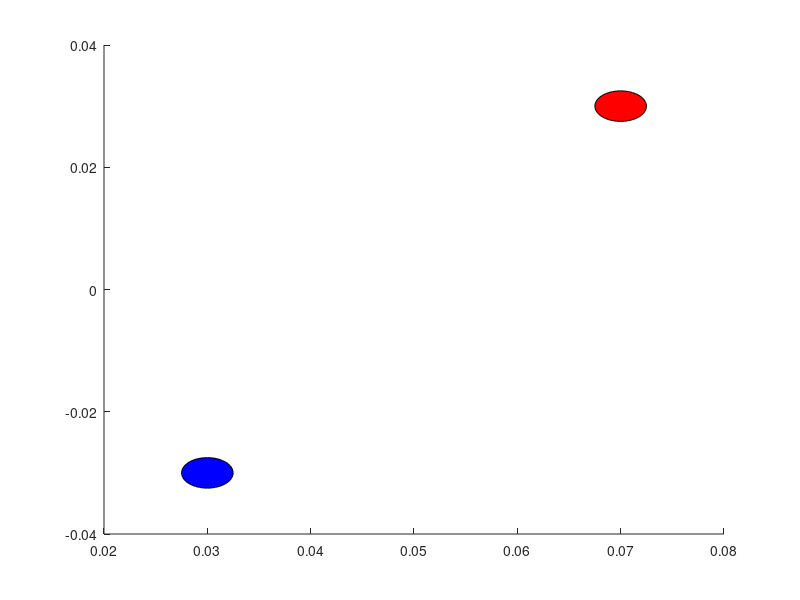

MATLAB code to generate this figure:
function plot_more
% plots additional things on traj plots

thr = 0:pi/20:2*pi;
vpradius = 2.5/1000;
vp1 = [30 -30]/1000;
vp2 = [70  30]/1000; 
patch(vp1(1)+vpradius*cos(thr),vp1(2)+vpradius*sin(thr),'b','edgecol','k');
patch(vp2(1)+vpradius*cos(thr),vp2(2)+vpradius*sin(thr),'r','edgecol','k');

end

